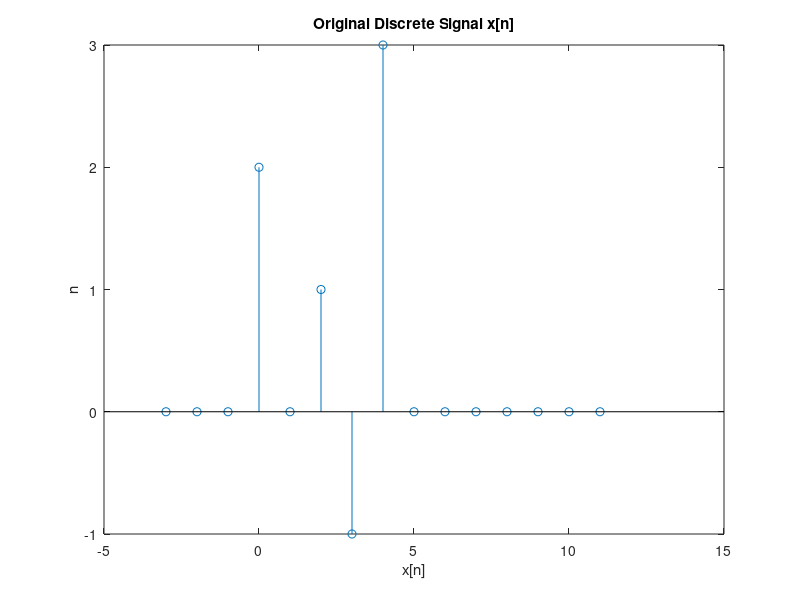
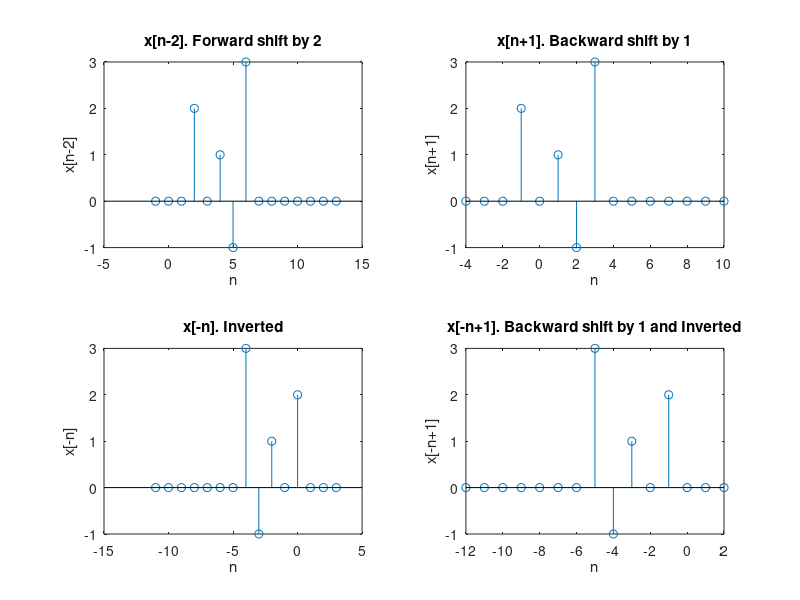

The MATLAB script that drew these images, in order:
% In this exercise, we are going to define a discrete signal and
% make transformations: Inversions and shiftings.

% Clear the workspace, close all figures, and clear the command window
clear;
close all;
clc;

% Define a discrete time vector from -3 to 11 with a step of 1
n = -3:1:11;

% Define a discrete signal x[n]
x = [zeros(1,3) 2 0 1 -1 3 zeros(1,7)];

% Plot the original discrete signal x[n]
figure();
stem(n, x)
title('Original Discrete Signal x[n]')
xlabel('x[n]')
ylabel('n')

% Create subplots for transformed signals
figure();

% Subplot 1: Forward shift of 2 units (y1[n] = x[n-2])
subplot(2,2,1)
y1 = x;
ny1 = n + 2;
stem(ny1, y1)
title('x[n-2]. Forward shift by 2')
xlabel('n')
ylabel('x[n-2]')

% Subplot 2: Backward shift of 1 unit (y2[n] = x[n+1])
subplot(2,2,2)
y2 = x;
ny2 = n - 1;
stem(ny2, y2)
title('x[n+1]. Backward shift by 1')
xlabel('n')
ylabel('x[n+1]')

% Subplot 3: Inversion (y3[n] = x[-n])
subplot(2,2,3)
y3 = x;
ny3 = -1 * n;
stem(ny3, y3)
title('x[-n]. Inverted')
xlabel('n')
ylabel('x[-n]')

% Subplot 4: Backward shift of 1 unit and inversion (y4[n] = x[-n+1])
subplot(2,2,4)
y4 = x;
ny4 = n + 1;
ny4 = -1 * ny4;
stem(ny4, y4)
title('x[-n+1]. Backward shift by 1 and Inverted')
xlabel('n')
ylabel('x[-n+1]')
